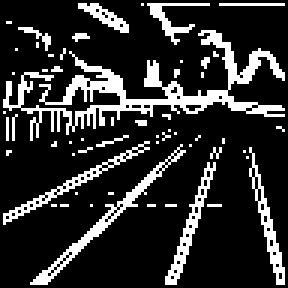
#> input picture test2.png, 96 x 96 px, found by its file name (shown 3 times larger)
$ python findlines.py
#> lines starting #> are read from the running program, lines starting #| are printed output that depends on the picture
import time
import numpy as np
from PIL import Image
import matplotlib.pyplot as plt

def showImage(dataArray):
    plt.imshow(dataArray, cmap= "seismic")
    plt.show()

def readFile(filename):
#> called with filename = 'test2.png'
    img = Image.open(filename)
#> img is the input picture: PIL image 96x96 RGB; 18.2% white in thin lines or dots
    img = img.convert("L")
#> img: PIL image 96x96 L; 18.2% white in thin lines or dots
    img = img.resize((96, 96))
    data = np.asarray(img)
    data = np.where(data > 128, 1, 0)
#> data: shape (96, 96) int64; values 0 (black) and 1 (white), 18.2% white in thin lines or dots
    return data

class Line():
    def __init__(self, x, y, length, angle): # angle is in degrees
        self.x = x
        self.y = y
        self.length = length
        self.angle = np.radians(angle)

    def setAngle(self, angle):
        self.angle = np.radians(angle)

    def overlappingPercentage(self, data):
        x = self.x
        y = self.y
        length = self.length
        angle = self.angle
        count = 0
        for i in range(length):
            x = self.x + i * np.cos(angle)
            y = self.y + i * np.sin(angle)
            if x < 0 or x >= data.shape[0] or y < 0 or y >= data.shape[1]:
                break
            if data[int(x), int(y)] == 1:
                count += 1
        return count / length

    def draw(self, data):
        x = self.x
        y = self.y
        length = self.length
        angle = self.angle
        for i in range(length):
            x = self.x + i * np.cos(angle)
            y = self.y + i * np.sin(angle)
            if x < 0 or x >= data.shape[0] or y < 0 or y >= data.shape[1]:
                break
            data[int(x), int(y)] = 2

        return data

data = readFile("test2.png")


def findBestLine(data, x, y):
    bestLine = None
    bestPercentage = 0
    for angle in range(180):
        line = Line(x, y, 30, angle)
        percentage = line.overlappingPercentage(data)
        if percentage > bestPercentage:
            bestLine = line
            bestPercentage = percentage

    return (bestLine, bestPercentage)


def findLines(data):
    lines = {}
    for x in range(0, data.shape[0], 30):
        for y in range(data.shape[1]):
            print(x, y)
            if data[x, y] == 1:
                line, percentage = findBestLine(data, x, y)
                if line and percentage > 0.9:
                    lines[(x, y)] = (line, percentage)

    return lines


lines = findLines(data)
for (x, y), (line, percentage) in lines.items():
    data = line.draw(data)
#> this loop made 8 passes
#> percentage on passes 1 to 8: 0.933, 1, 1, 1, 1, 1, 1, 1
#> pass 1, `data = line.draw(data)`:
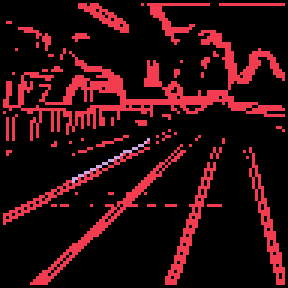
#> data: shape (96, 96) int64 (shown 3 times larger); 3 distinct labels, from 0 to 2; one colour per label, 0 black
#> pass 2, `data = line.draw(data)`:
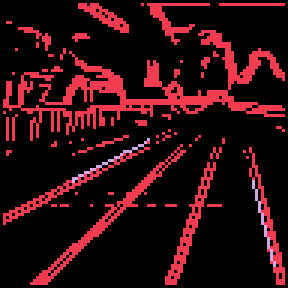
#> data: shape (96, 96) int64 (shown 3 times larger); 3 distinct labels, from 0 to 2; one colour per label, 0 black
#> pass 3, `data = line.draw(data)`:
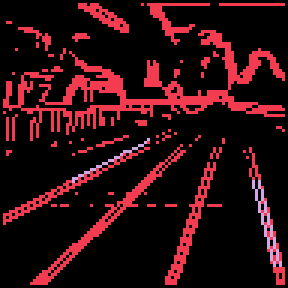
#> data: shape (96, 96) int64 (shown 3 times larger); 3 distinct labels, from 0 to 2; one colour per label, 0 black
#> after the loop:
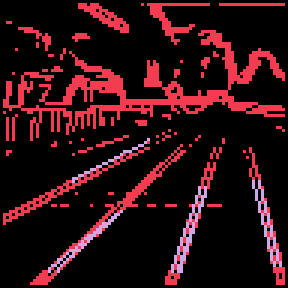
#> data: shape (96, 96) int64 (shown 3 times larger); 3 distinct labels, from 0 to 2; one colour per label, 0 black

showImage(data)
